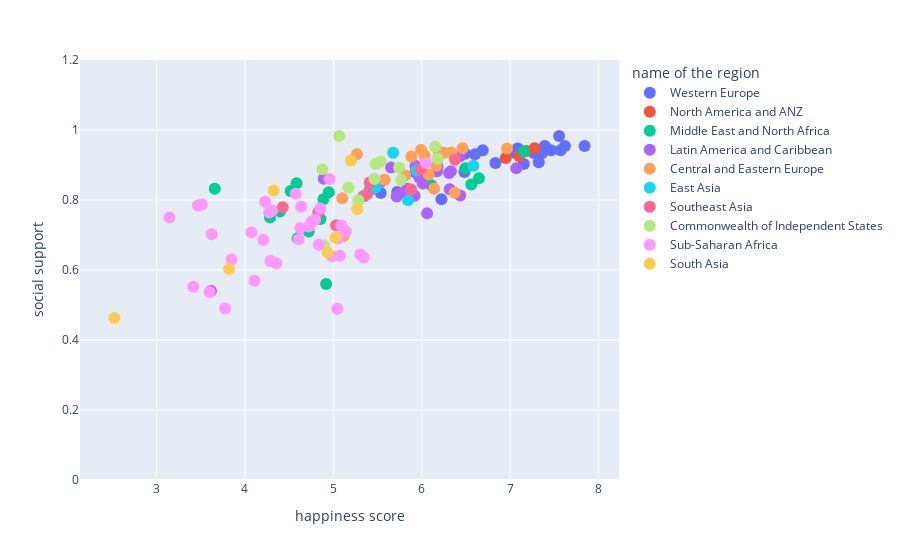

The notebook cell this image was saved under:
### Markdown cell above
#### **Correlation of social support on happiness**

### Code cell
plt.figure(figsize=(17,6))
fig1 =px.scatter(df1, x = 'Ladder score', y = 'Social support', range_y = [0,1.2],
        color = 'Regional indicator', 
        labels = {'Social support': 'social support', 'Ladder score': 'happiness score', 'Regional indicator': 'name of the region'},
        hover_name = 'Country name', size="Ladder score",size_max=20)
        
fig1.update_traces(marker_size=12)
fig1.show()

### Figure 1 — Plotly figure (JSON) as saved in the notebook; plotly's stock layout.template omitted (floating-point values rounded to 4 significant figures)
{"data": [{"hovertemplate": "<b>%{hovertext}</b><br><br>name of the region=Western Europe<br>happiness score=%{marker.size}<br>social support=%{y}<extra></extra>", "hovertext": ["Finland", "Denmark", "Switzerland", "Iceland", "Netherlands", "Norway", "Sweden", "Luxembourg", "Austria", "Germany", "Ireland", "United Kingdom", "Belgium", "France", "Malta", "Spain", "Italy", "Cyprus", "Portugal", "Greece", "North Cyprus"], "legendgroup": "Western Europe", "marker": {"color": "#636efa", "size": 12, "sizemode": "area", "sizeref": 0.0196, "symbol": "circle"}, "mode": "markers", "name": "Western Europe", "orientation": "v", "showlegend": true, "x": [7.842, 7.62, 7.571, 7.554, 7.464, 7.392, 7.363, 7.324, 7.268, 7.155, 7.085, 7.064, 6.834, 6.69, 6.602, 6.491, 6.483, 6.223, 5.929, 5.723, 5.536], "xaxis": "x", "y": [0.954, 0.954, 0.942, 0.983, 0.942, 0.954, 0.934, 0.908, 0.934, 0.903, 0.947, 0.934, 0.906, 0.942, 0.931, 0.932, 0.88, 0.802, 0.879, 0.823, 0.82], "yaxis": "y", "type": "scatter"}, {"hovertemplate": "<b>%{hovertext}</b><br><br>name of the region=North America and ANZ<br>happiness score=%{marker.size}<br>social support=%{y}<extra></extra>", "hovertext": ["New Zealand", "Australia", "Canada", "United States"], "legendgroup": "North America and ANZ", "marker": {"color": "#EF553B", "size": 12, "sizemode": "area", "sizeref": 0.0196, "symbol": "circle"}, "mode": "markers", "name": "North America and ANZ", "orientation": "v", "showlegend": true, "x": [7.277, 7.183, 7.103, 6.951], "xaxis": "x", "y": [0.948, 0.94, 0.926, 0.92], "yaxis": "y", "type": "scatter"}, {"hovertemplate": "<b>%{hovertext}</b><br><br>name of the region=Middle East and North Africa<br>happiness score=%{marker.size}<br>social support=%{y}<extra></extra>", "hovertext": ["Israel", "Bahrain", "United Arab Emirates", "Saudi Arabia", "Kuwait", "Libya", "Turkey", "Morocco", "Algeria", "Iraq", "Iran", "Tunisia", "Lebanon", "Palestinian Territories", "Jordan", "Egypt", "Yemen"], "legendgroup": "Middle East and North Africa", "marker": {"color": "#00cc96", "size": 12, "sizemode": "area", "sizeref": 0.0196, "symbol": "circle"}, "mode": "markers", "name": "Middle East and North Africa", "orientation": "v", "showlegend": true, "x": [7.157, 6.647, 6.561, 6.494, 6.106, 5.41, 4.948, 4.918, 4.887, 4.854, 4.721, 4.596, 4.584, 4.517, 4.395, 4.283, 3.658], "xaxis": "x", "y": [0.939, 0.862, 0.844, 0.891, 0.843, 0.827, 0.822, 0.56, 0.802, 0.746, 0.71, 0.691, 0.848, 0.826, 0.767, 0.75, 0.832], "yaxis": "y", "type": "scatter"}, {"hovertemplate": "<b>%{hovertext}</b><br><br>name of the region=Latin America and Caribbean<br>happiness score=%{marker.size}<br>social support=%{y}<extra></extra>", "hovertext": ["Costa Rica", "Guatemala", "Uruguay", "Brazil", "Mexico", "Jamaica", "Panama", "Chile", "El Salvador", "Colombia", "Nicaragua", "Argentina", "Honduras", "Peru", "Ecuador", "Bolivia", "Paraguay", "Dominican Republic", "Venezuela", "Haiti"], "legendgroup": "Latin America and Caribbean", "marker": {"color": "#ab63fa", "size": 12, "sizemode": "area", "sizeref": 0.0196, "symbol": "circle"}, "mode": "markers", "name": "Latin America and Caribbean", "orientation": "v", "showlegend": true, "x": [7.069, 6.435, 6.431, 6.33, 6.317, 6.309, 6.18, 6.172, 6.061, 6.012, 5.972, 5.929, 5.919, 5.84, 5.764, 5.716, 5.653, 5.545, 4.892, 3.615], "xaxis": "x", "y": [0.891, 0.813, 0.925, 0.882, 0.831, 0.877, 0.896, 0.882, 0.762, 0.847, 0.864, 0.898, 0.812, 0.832, 0.821, 0.81, 0.893, 0.853, 0.861, 0.54], "yaxis": "y", "type": "scatter"}, {"hovertemplate": "<b>%{hovertext}</b><br><br>name of the region=Central and Eastern Europe<br>happiness score=%{marker.size}<br>social support=%{y}<extra></extra>", "hovertext": ["Czech Republic", "Slovenia", "Kosovo", "Slovakia", "Lithuania", "Estonia", "Poland", "Romania", "Serbia", "Latvia", "Hungary", "Croatia", "Bosnia and Herzegovina", "Montenegro", "Bulgaria", "Albania", "North Macedonia"], "legendgroup": "Central and Eastern Europe", "marker": {"color": "#FFA15A", "size": 12, "sizemode": "area", "sizeref": 0.0196, "symbol": "circle"}, "mode": "markers", "name": "Central and Eastern Europe", "orientation": "v", "showlegend": true, "x": [6.965, 6.461, 6.372, 6.331, 6.255, 6.189, 6.166, 6.14, 6.078, 6.032, 5.992, 5.882, 5.813, 5.581, 5.266, 5.117, 5.101], "xaxis": "x", "y": [0.947, 0.948, 0.821, 0.936, 0.935, 0.941, 0.898, 0.832, 0.873, 0.927, 0.943, 0.924, 0.87, 0.858, 0.931, 0.697, 0.805], "yaxis": "y", "type": "scatter"}, {"hovertemplate": "<b>%{hovertext}</b><br><br>name of the region=East Asia<br>happiness score=%{marker.size}<br>social support=%{y}<extra></extra>", "hovertext": ["Taiwan Province of China", "Japan", "South Korea", "Mongolia", "Hong Kong S.A.R. of China", "China"], "legendgroup": "East Asia", "marker": {"color": "#19d3f3", "size": 12, "sizemode": "area", "sizeref": 0.0196, "symbol": "circle"}, "mode": "markers", "name": "East Asia", "orientation": "v", "showlegend": true, "x": [6.584, 5.94, 5.845, 5.677, 5.477, 5.339], "xaxis": "x", "y": [0.898, 0.884, 0.799, 0.935, 0.836, 0.811], "yaxis": "y", "type": "scatter"}, {"hovertemplate": "<b>%{hovertext}</b><br><br>name of the region=Southeast Asia<br>happiness score=%{marker.size}<br>social support=%{y}<extra></extra>", "hovertext": ["Singapore", "Thailand", "Philippines", "Vietnam", "Malaysia", "Indonesia", "Laos", "Cambodia", "Myanmar"], "legendgroup": "Southeast Asia", "marker": {"color": "#FF6692", "size": 12, "sizemode": "area", "sizeref": 0.0196, "symbol": "circle"}, "mode": "markers", "name": "Southeast Asia", "orientation": "v", "showlegend": true, "x": [6.377, 5.985, 5.88, 5.411, 5.384, 5.345, 5.03, 4.83, 4.426], "xaxis": "x", "y": [0.915, 0.888, 0.83, 0.85, 0.817, 0.811, 0.728, 0.765, 0.779], "yaxis": "y", "type": "scatter"}, {"hovertemplate": "<b>%{hovertext}</b><br><br>name of the region=Commonwealth of Independent States<br>happiness score=%{marker.size}<br>social support=%{y}<extra></extra>", "hovertext": ["Uzbekistan", "Kazakhstan", "Moldova", "Kyrgyzstan", "Belarus", "Russia", "Tajikistan", "Armenia", "Azerbaijan", "Turkmenistan", "Georgia", "Ukraine"], "legendgroup": "Commonwealth of Independent States", "marker": {"color": "#B6E880", "size": 12, "sizemode": "area", "sizeref": 0.0196, "symbol": "circle"}, "mode": "markers", "name": "Commonwealth of Independent States", "orientation": "v", "showlegend": true, "x": [6.179, 6.152, 5.766, 5.744, 5.534, 5.477, 5.466, 5.283, 5.171, 5.066, 4.891, 4.875], "xaxis": "x", "y": [0.918, 0.952, 0.857, 0.893, 0.91, 0.903, 0.86, 0.799, 0.836, 0.983, 0.671, 0.888], "yaxis": "y", "type": "scatter"}, {"hovertemplate": "<b>%{hovertext}</b><br><br>name of the region=Sub-Saharan Africa<br>happiness score=%{marker.size}<br>social support=%{y}<extra></extra>", "hovertext": ["Mauritius", "Congo (Brazzaville)", "Ivory Coast", "Cameroon", "Senegal", "Ghana", "Niger", "Gambia", "Benin", "Guinea", "South Africa", "Gabon", "Burkina Faso", "Mozambique", "Nigeria", "Mali", "Uganda", "Liberia", "Kenya", "Namibia", "Chad", "Swaziland", "Comoros", "Ethiopia", "Mauritania", "Madagascar", "Togo", "Zambia", "Sierra Leone", "Burundi", "Tanzania", "Malawi", "Lesotho", "Botswana", "Rwanda", "Zimbabwe"], "legendgroup": "Sub-Saharan Africa", "marker": {"color": "#FF97FF", "size": 12, "sizemode": "area", "sizeref": 0.0196, "symbol": "circle"}, "mode": "markers", "name": "Sub-Saharan Africa", "orientation": "v", "showlegend": true, "x": [6.049, 5.342, 5.306, 5.142, 5.132, 5.088, 5.074, 5.051, 5.045, 4.984, 4.956, 4.852, 4.834, 4.794, 4.759, 4.723, 4.636, 4.625, 4.607, 4.574, 4.355, 4.308, 4.289, 4.275, 4.227, 4.208, 4.107, 4.073, 3.849, 3.775, 3.623, 3.6, 3.512, 3.467, 3.415, 3.145], "xaxis": "x", "y": [0.905, 0.636, 0.644, 0.71, 0.71, 0.727, 0.641, 0.69, 0.489, 0.639, 0.86, 0.776, 0.672, 0.744, 0.74, 0.724, 0.781, 0.72, 0.688, 0.818, 0.619, 0.77, 0.626, 0.764, 0.795, 0.686, 0.569, 0.708, 0.63, 0.49, 0.702, 0.537, 0.787, 0.784, 0.552, 0.75], "yaxis": "y", "type": "scatter"}, {"hovertemplate": "<b>%{hovertext}</b><br><br>name of the region=South Asia<br>happiness score=%{marker.size}<br>social support=%{y}<extra></extra>", "hovertext": ["Nepal", "Maldives", "Bangladesh", "Pakistan", "Sri Lanka", "India", "Afghanistan"], "legendgroup": "South Asia", "marker": {"color": "#FECB52", "size": 12, "sizemode": "area", "sizeref": 0.0196, "symbol": "circle"}, "mode": "markers", "name": "South Asia", "orientation": "v", "showlegend": true, "x": [5.269, 5.198, 5.025, 4.934, 4.325, 3.819, 2.523], "xaxis": "x", "y": [0.774, 0.913, 0.693, 0.651, 0.827, 0.603, 0.463], "yaxis": "y", "type": "scatter"}], "layout": {"xaxis": {"anchor": "y", "domain": [0, 1], "title": {"text": "happiness score"}, "type": "linear", "range": [2.153, 8.212], "autorange": true}, "yaxis": {"anchor": "x", "domain": [0, 1], "title": {"text": "social support"}, "range": [0, 1.2], "type": "linear"}, "legend": {"title": {"text": "name of the region"}, "tracegroupgap": 0, "itemsizing": "constant"}, "margin": {"t": 60}, "autosize": true}}
